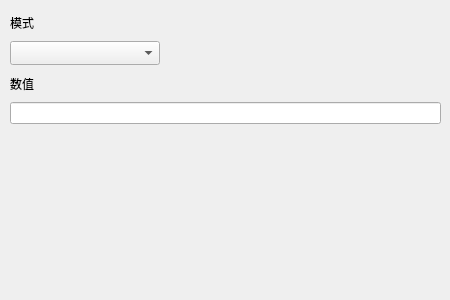
<?xml version="1.0" encoding="UTF-8"?>
<ui version="4.0">
 <class>CMDActionParaDialog_VariableWriteValue</class>
 <widget class="QDialog" name="CMDActionParaDialog_VariableWriteValue">
  <property name="geometry">
   <rect>
    <x>0</x>
    <y>0</y>
    <width>450</width>
    <height>300</height>
   </rect>
  </property>
  <property name="windowTitle">
   <string>Dialog</string>
  </property>
  <widget class="QWidget" name="layoutWidget">
   <property name="geometry">
    <rect>
     <x>10</x>
     <y>10</y>
     <width>431</width>
     <height>114</height>
    </rect>
   </property>
   <layout class="QVBoxLayout" name="verticalLayout">
    <item>
     <widget class="QLabel" name="label_3">
      <property name="text">
       <string>模式</string>
      </property>
     </widget>
    </item>
    <item>
     <widget class="QComboBox" name="modeComboBox">
      <property name="maximumSize">
       <size>
        <width>150</width>
        <height>150</height>
       </size>
      </property>
     </widget>
    </item>
    <item>
     <widget class="QLabel" name="label_2">
      <property name="text">
       <string>数值</string>
      </property>
     </widget>
    </item>
    <item>
     <widget class="QLineEdit" name="valueEdit"/>
    </item>
   </layout>
  </widget>
 </widget>
 <resources/>
 <connections/>
</ui>
